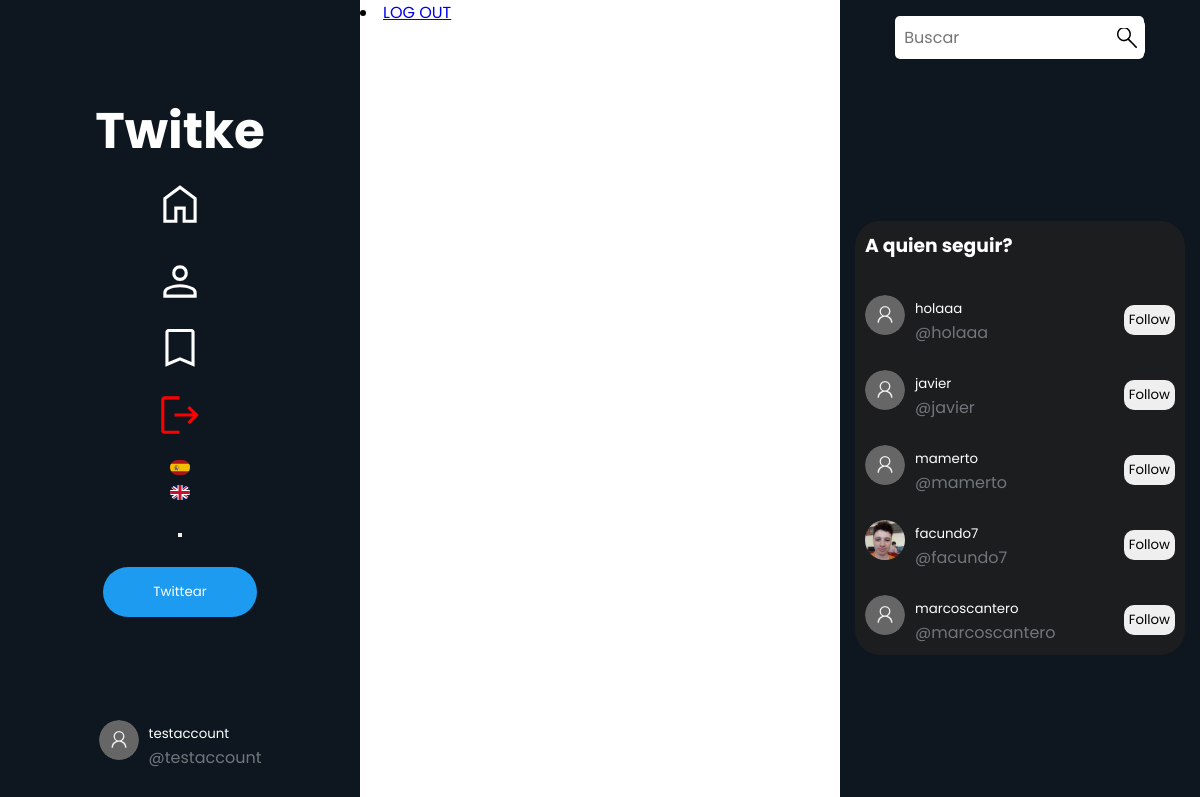
/landing/ (signed in), run on the app's committed database.
### profiles/models.py (models this page shows, shortened)
class Profiles(models.Model):
    user = models.ForeignKey(User, null=True, on_delete=models.CASCADE )
    username = models.CharField(max_length=30, null=True, default="")
    keeps = models.ManyToManyField(Tweet, related_name='kept_by_profiles', blank=True)
    retweets = models.ManyToManyField(Tweet, related_name='retweets_by_profiles', blank=True)
    biography = models.TextField(max_length=250,  null=True, default="", blank=True)
    profileImage = models.ImageField(null=True, blank=True, upload_to='profileImages')
    profileBanner = models.ImageField(null=True, blank=True, upload_to='profileBanners')
    followers = models.IntegerField(default=0)
    followers_users = models.ManyToManyField('self', symmetrical=False, related_name="followage", blank=True)
    followed_users = models.ManyToManyField('self', symmetrical=False, related_name='following', blank=True)
    like_tweets = models.ManyToManyField(Tweet, related_name='liked', blank=True)
    birthday = models.DateField(null=True)
    webSite = models.CharField(null=True, max_length=100)
    created_at = models.DateTimeField(auto_now_add=True)
    is_verified = models.BooleanField(default=False)
    darkMode = models.BooleanField(default=False)

### autentication/views.py (the view)
# urls.py: path('landing/', views.landingPage, name="landingPage"),
def landingPage(request):
    return render(request, 'landingPage.html')

### tweets/context_processors.py (called while the page is built)
def random_users(request):
    random_users = []
    if request.user.is_authenticated:
        if request.user.is_authenticated:
            current_profile = Profiles.objects.get(user__username = request.user.username)
            random_users = Profiles.objects.exclude(id__in=current_profile.followed_users.values_list('id', flat=True)).exclude(id=request.user.id).order_by('?')[:5]
    return {'random': random_users}

def current_profile(request):
    current_profile = None
    darkmode = True
    if request.user.is_authenticated:
        current_profile = Profiles.objects.get(user__username=request.user.username)
    return {'current_profile': current_profile, 'darkMode': darkmode}

### autentication/templates/landingPage.html (shortened to what this page needs)
{% extends 'base.html' %}
{% load static %}
    {% block content %}
    <footer>
        {% if user.is_authenticated %}
          <li><a href="{% url 'logout' %}">LOG OUT</a></li>
          {% else %}
          <li><a href="{% url 'signup' %}">SIGN UP</a></li>
          <li><a href="{% url 'signin' %}">SIGN IN</a></li>
          {% endif %}
    </footer>
    {% endblock content %}

### tweets/templates/base.html (shortened to what this page needs)
{% load static %}
<!DOCTYPE html>
<html lang="es">
  <head>
    <link rel="stylesheet" href="{% static 'base.css' %}" />
  </head>
  <body class="{% if current_profile.darkMode %}dark-theme{% endif %}">
    <div class="container">
      <nav class="navbar-1">
          <ul>
            <h1 style="font-size: 50px">Twitke</h1>
            <li><a href="{% url 'globalFeed' %}"><img  class="img-ul" src="{% static 'home_FILL0_wght400_GRAD0_opsz48.svg' %}"></a><li>
            {% if user.is_authenticated %}
            <li><a href="{% url 'myProfile' user.id %}"><img class="img-ul"  src="{% static 'person_FILL0_wght400_GRAD0_opsz48.svg'%}" ></a></li>
            <li><a href="{% url 'keeped' user.id %}"><img class="img-ul"  src="{% static 'bookmark_FILL0_wght400_GRAD0_opsz48.svg' %}"></a></li>
              <li><a href="{% url 'logout' %}"><img  class="img-ul" src="{% static 'logout_FILL0_wght400_GRAD0_opsz48.svg' %}"></a></li>
              {% else %}
              <li class="signupButton"><a href="{% url 'signup' %}" ><img  class="img-ul" src="{% static 'register-14.svg' %}"></a></li>
              <li class="signinButton"><a href="{% url 'signin' %}"><img  class="img-ul" src="{% static 'login-svgrepo-com.svg' %}"></a></li>
              {% endif %}
              <div class="flags" id="flags">
                <div class="flags__item" data-language="es" style="width:20px">
                    <img src="{% static 'es.svg' %}" alt="" class="flags__img" style="width:20px; cursor: pointer;">
                </div>
                <div class="flags__item" data-language="es" style="width:20px">
                  <img src="{% static 'gb.svg' %}" alt="" class="flags__img" style="width:20px; cursor: pointer;">
              </div>
            </div>
              <form action="{% url 'darkMode' %}?next={{ request.path }}" method="POST" id="darkModeForm">
                <div class="containerToggle">
                  <button type="submit" name="" id="toggle" value="" for="submit" onclick="darkMode(event, this)"></button>
                </div>
              </form>
              <li class="twittearButton"><button>Twittear</button></li>
            </ul>
            <div class="current">
              <div class="user_card">
                {% if user.is_authenticated %}
                <div class="username2">
                  <div class="usernameBase">
                    <form action="{% url 'myProfile' current_profile.user.id %}">
                      <button class="usernameTweet" style="color:white"><p>{{current_profile.user.username}}</p></button>
                    </form>
                    <p class="atName">@{{current_profile.user.username}}</p>
                  </div>
                </div>
                {% endif %}
              </div>
            </div>
        </nav>
        <main class="baseMain">
          {% block content %}
          {% endblock %}
        </main>
        <nav class="navbar-2">
          <form action="{% url 'search' %}" class="searchForm">
            <div class="search-container">
              <input type="text" class="searchbar" name="search" placeholder="Buscar">
              <button type="submit" class="search-button">
                <img src="{% static '1093183.svg' %}" alt="">
              </button>
            </div>
          </form>
          <section class="aQuienSeguir">
            <h3 style="color: white;" data-section="navbar-2" data-value="whoFollow">A quien seguir?</h3>
            {% if random %}
              {% for user in random %}
                <div class="user_card">
                  <div class="username2">
                    {% if user.profileImage %}
                      <img src="{{user.profileImage.url}} " alt="" class="fotito profilePhoto" style="width: 40px; border-radius: 50%; height:40px">
                    {% endif %}
                    <div class="usernameBase">
                      <form action="{% url 'myProfile' user.user.id %}">
                        <button class="usernameTweet" style="color:white"><p>{{user.user.username}}</p></button>
                      </form>
                      <p class="atName">@{{user.user.username}}</p>
                    </div>
                  </div>
                  <form action="{% url 'follow' id=user.user.id %}" id="followForm4" method="POST">
                    <button id="button4"  onclick="follow(event, this)" tweet-id="{{user.user.id}}" type="submit" class="boton" data-section="navbar-2" data-value="whoFollowButton"><p>{% if current_profile not in user.followers_users.all %}Follow{% else %}Unfollow{% endif %}</p></button>
                </form>
                </div>
              {% endfor %}
            {% else %}
              <li class="elseSessionLi"><a class="elseSession" href="{% url 'signin' %}" data-section="navbar-2" data-value="mustSignin">Inicia sesion para ver</a></li>
            {% endif  %}
          </section>
        </nav>
    </div>
  </body>
</html>

### tweets/static/base.css (style rules this page uses)
* { margin: 0; padding: 0; font-family: 'Poppins', sans-serif; }
.container { display: flex; justify-content: center; width: 100%; position: relative; }
.baseMain { height: 100vh; display: flex; width: 40vw; }
.navbar-1, .navbar-2 { width: 30vw; background-color: #0e1720; display: flex; flex-direction: column; justify-content: center; align-items: center; height: 100%; }
.navbar-1 { position: fixed; left: 0; top: 0; z-index: 10; }
.navbar-2 { position: fixed; right: 0; top: 0; z-index: 10; }
ul { display: flex; flex-direction: column; gap: 10px; color: white; align-items: center; justify-content: center; }
ul img { width: 150px; border-radius: 10px; }
ul li { list-style: none; }
ul li a { text-decoration: none; color: white; }
.navbar-2 { justify-content: start; }
.navbar-2 .searchForm { margin: 1em; width: 80%; }
.navbar-2 form input { width: 80%; }
.search-container { display: flex; align-items: center; justify-content: center; }
.searchbar { width: 70%; padding: 9px; border: none; border-radius: 5px; outline: none; font-size: 16px; }
.search-button { background-color: white; color: white; border: none; padding: 8px; border-radius: 5px; margin-left: -35px; cursor: pointer; display: flex; align-items: center; }
.search-button img { width: 20px; background-color: transparent; height: 20px; object-fit: cover; }
.img-ul { width: 50px; }
.aQuienSeguir { width: 20rem; height: auto; display: flex; flex-direction: column; padding-left: 10px; background-color: rgb(28, 29, 31); margin: auto; border-radius: 25px; gap: 25px; padding-bottom: 10px; }
.aQuienSeguir h3 { align-self: flex-start; padding: 10px 0; }
.user_card { display: flex; align-items: center; justify-content: space-between; width: 100%; }
.usernameBase { display: flex; flex-direction: column; align-items: flex-start; }
.username2 { display: flex; gap: 10px; }
.atName { color: rgb(113, 118, 123, 1); }
.user_card .boton { padding: 5px; border-radius: 10px; margin-right: 10px; cursor: pointer; outline: none; border: none; }
.usernameTweet { background-color: transparent; border: none; margin: 0; padding: 0; }

### tweets/templates/base.html (style rules this page uses)
.current { margin-top: auto; margin-bottom: 20px; padding: 10px; border-radius: 30px; cursor: pointer; transition: .3s ease background-color; }
.navbar-1 { height: 100%; align-items: center; justify-content: center; }
.twittearButton button { padding: 15px 50px; margin-top: 15px; background-color: rgb(29, 155, 240); border-radius: 40px; color: white; border: none; cursor: pointer; outline: none; transition: .5s ease background-color; }
.navbar-1 ul { height: 100%; }

### data on the page
Profiles: user.username "testaccount"
Profiles: user.username "holaaa", shows "Follow"
Profiles: user.username "javier", shows "Follow"
Profiles: user.username "mamerto", shows "Follow"
Profiles: profileImage (picture), user.username "facundo7", shows "Follow"
Profiles: user.username "marcoscantero", shows "Follow"
